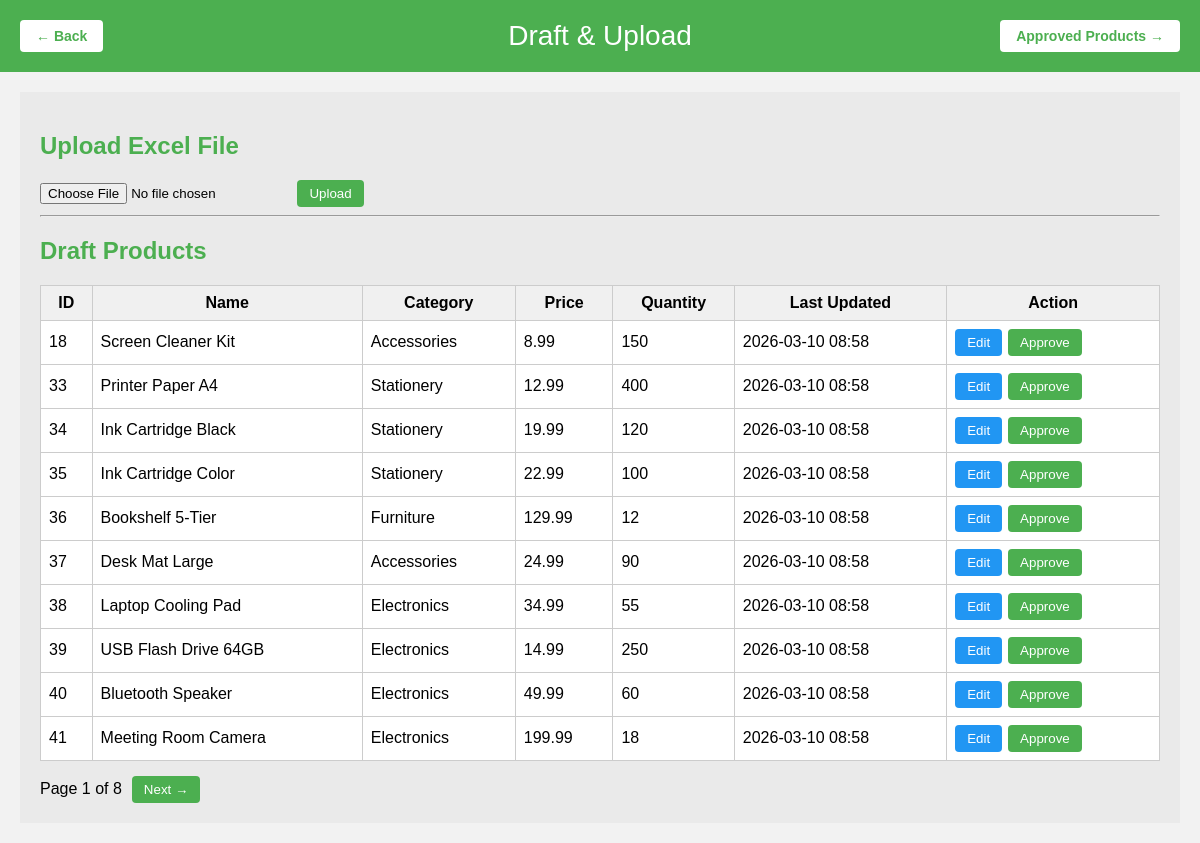
The app's page /draftupload/ with its own data.
### practical/models.py (models this page shows, shortened)
class Product(models.Model):
    STATUS_CHOICES = [
        ('Draft', 'Draft'),
        ('Approved', 'Approved'),
    ]
    product_id = models.AutoField(primary_key=True)
    name = models.CharField(max_length=100, unique=True)
    category = models.CharField(max_length=50)
    price = models.DecimalField(max_digits=10, decimal_places=2)
    quantity = models.IntegerField()
    last_updated = models.DateTimeField(auto_now=True)
    status = models.CharField(max_length=10, choices=STATUS_CHOICES, default='Draft')

### practical/views.py (the view, shortened to what this page needs)
# urls.py: path('draftupload/', views.draft_upload, name='draft_upload'),
def draft_upload(request):
    products = Product.objects.filter(status='Draft').order_by('product_id')
    paginator = Paginator(products, 10)
    page_number = request.GET.get('page', 1)
    page_obj = paginator.get_page(page_number)
    return render(request, 'draftupload.html', {
        'products': page_obj,
        'page_obj': page_obj,
    })

### templates/draftupload.html (shortened to what this page needs)
<!DOCTYPE html>
<html>
<head>
</head>
<body>
<div class="header">
    <a href="{% url 'landing' %}" class="nav-button" style="left:20px;">← Back</a>
    Draft & Upload
    <a href="{% url 'approved_products' %}" class="nav-button" style="right:20px;">Approved Products →</a>
</div>
<div class="container">
<h2>Upload Excel File</h2>
<form method="POST" enctype="multipart/form-data">
    <input type="file" name="excel_file" accept=".xlsx">
    <button type="submit">Upload</button>
</form>
<hr>
<h2>Draft Products</h2>
<table>
<thead>
<tr>
    <th>ID</th>
    <th>Name</th>
    <th>Category</th>
    <th>Price</th>
    <th>Quantity</th>
    <th>Last Updated</th>
    <th>Action</th>
</tr>
</thead>
<tbody>
{% for p in products %}
<tr>
    <td>{{ p.product_id }}</td>
    <td>{{ p.name }}</td>
    <td>{{ p.category }}</td>
    <td>{{ p.price }}</td>
    <td>{{ p.quantity }}</td>
    <td>{{ p.last_updated|date:"Y-m-d H:i" }}</td>
    <td>
        <div class="action-cell">
            <a href="{% url 'edit_product' p.product_id %}">
                <button type="button" class="btn-edit">Edit</button>
            </a>
            <form method="POST" action="{% url 'approve' p.product_id %}">
                <button type="submit">Approve</button>
            </form>
        </div>
    </td>
</tr>
{% empty %}
<tr>
    <td colspan="7" style="text-align:center;padding:20px;color:#888;">No draft products found.</td>
</tr>
{% endfor %}
</tbody>
</table>
<div class="pagination">
    <span>Page {{ page_obj.number }} of {{ page_obj.paginator.num_pages }}</span>
    {% if page_obj.has_next %}
        <a href="?page={{ page_obj.next_page_number }}">
            <button type="button">Next →</button>
        </a>
    {% endif %}
</div>
</div>
</body>
</html>

### templates/draftupload.html (style rules this page uses)
body { font-family:Arial;margin:0;background:#f2f2f2; }
.header { background:#4CAF50; color:white; text-align:center; padding:20px; font-size:28px; position:relative; }
.nav-button { position:absolute; top:50%; transform:translateY(-50%); background:white; color:#4CAF50; border:none; padding:8px 16px; border-radius:4px; cursor:pointer; font-weight:bold; text-decoration:none; font-size:14px; }
.container { margin:20px; background:#eaeaea; padding:20px; }
h2 { color:#4CAF50; }
table { width:100%; border-collapse:collapse; background:white; }
th,td { border:1px solid #ccc; padding:8px; }
th { background:#f0f0f0; }
button { background:#4CAF50; color:white; border:none; padding:6px 12px; cursor:pointer; border-radius:4px; }
.btn-edit { background:#2196F3; color:white; border:none; padding:6px 12px; cursor:pointer; border-radius:4px; }
.action-cell { display:flex; gap:6px; align-items:center; }
.pagination { margin-top:15px; display:flex; gap:10px; align-items:center; }
.pagination a { text-decoration:none; }

### records on screen
Product: product_id "18", name "Screen Cleaner Kit", category "Accessories", price "8.99", quantity "150", last_updated "2026-03-10 08:58"
Product: product_id "33", name "Printer Paper A4", category "Stationery", price "12.99", quantity "400", last_updated "2026-03-10 08:58"
Product: product_id "34", name "Ink Cartridge Black", category "Stationery", price "19.99", quantity "120", last_updated "2026-03-10 08:58"
Product: product_id "35", name "Ink Cartridge Color", category "Stationery", price "22.99", quantity "100", last_updated "2026-03-10 08:58"
Product: product_id "36", name "Bookshelf 5-Tier", category "Furniture", price "129.99", quantity "12", last_updated "2026-03-10 08:58"
Product: product_id "37", name "Desk Mat Large", category "Accessories", price "24.99", quantity "90", last_updated "2026-03-10 08:58"
Product: product_id "38", name "Laptop Cooling Pad", category "Electronics", price "34.99", quantity "55", last_updated "2026-03-10 08:58"
Product: product_id "39", name "USB Flash Drive 64GB", category "Electronics", price "14.99", quantity "250", last_updated "2026-03-10 08:58"
Product: product_id "40", name "Bluetooth Speaker", category "Electronics", price "49.99", quantity "60", last_updated "2026-03-10 08:58"
Product: product_id "41", name "Meeting Room Camera", category "Electronics", price "199.99", quantity "18", last_updated "2026-03-10 08:58"

### other values on screen
{{ page_obj.number }} "1"
{{ page_obj.paginator.num_pages }} "8"
